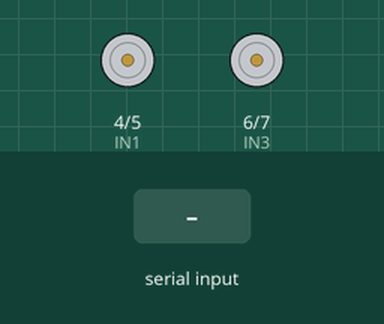
Bench run of a sketch on a simulated Arduino Uno, built with avr-gcc and run on an emulated ATmega328P. Shown: motor-driver pin pairs drawn as motors (green arrow = first pin HIGH = forward, orange = second pin HIGH = backward, longer = more drive). Inputs (shaded band) come from the test bench.

Above: at 1.2 s.
1.3 s: "B" received over the second serial link
At 2.2 s:
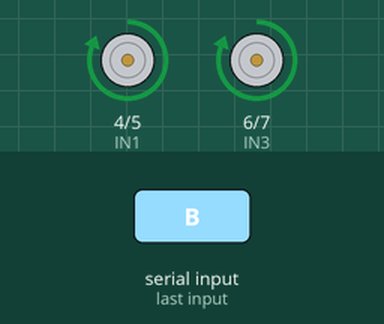
2.8 s: "F" received over the second serial link
At 3.4 s:
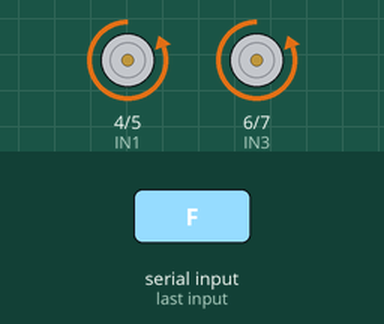
4.3 s: "S" received over the second serial link
At 5.5 s:
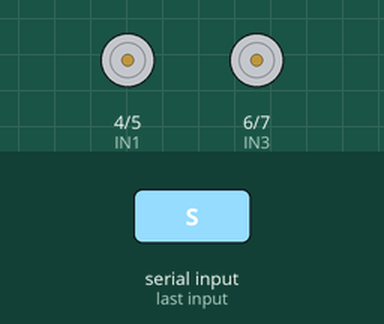
5.8 s: "R" received over the second serial link
At 6.8 s:
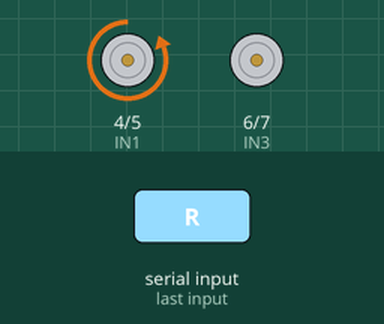
7.3 s: "L" received over the second serial link
At 8.0 s:
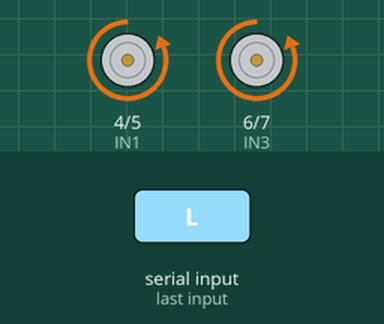
Timing chart, 0 to 9.8 s (numbered marks = the images above; inputs shaded):
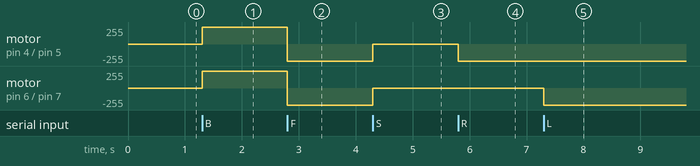

The sketch:

8_-_Bluetooth_Controlled_Car.ino
```cpp
//library

#include <SoftwareSerial.h> //Serial commands

//bluetoothh ports
SoftwareSerial bluetooth(10, 11); //  TX,RX

//ports
int IN1 = 4;
int IN2 = 5;
int IN3 = 6;
int IN4 = 7;

//bluetooth
char readBluetooth;

void setup(){

    // Transmission rate bluetooth module

    bluetooth.begin(9600);

    //Output ports

    //motors
    pinMode(IN1, OUTPUT);
    pinMode(IN2, OUTPUT);
    pinMode(IN3, OUTPUT);
    pinMode(IN4, OUTPUT);

}

void loop(){

  while (bluetooth.available()) {

      readBluetooth = bluetooth.read();

            if(readBluetooth == 'B'){
               back();

            }

            if(readBluetooth == 'F'){
              front();
            }

            if(readBluetooth == 'R'){
               right();
            }

            if(readBluetooth == 'L'){
               left();
            }

            if(readBluetooth == 'S'){
               sstop();
            }
    }

}

      void back(){
              digitalWrite(IN1, HIGH);
              digitalWrite(IN2, LOW);
              digitalWrite(IN3, HIGH);
              digitalWrite(IN4, LOW);
       }

       void front(){
              digitalWrite(IN1, LOW);
              digitalWrite(IN2, HIGH);
              digitalWrite(IN3, LOW);
              digitalWrite(IN4, HIGH);
       }

       void left(){
              digitalWrite(IN3, LOW);
              digitalWrite(IN4, HIGH);
       }

       void right(){
              digitalWrite(IN1, LOW);
              digitalWrite(IN2, HIGH);
       }

       void sstop(){
              digitalWrite(IN1, LOW);
              digitalWrite(IN2, LOW);
              digitalWrite(IN3, LOW);
              digitalWrite(IN4, LOW);
       }
```

Measured:
- after the input at 1.3 s, motor on pin 4 (IN1) / pin 5 (IN2), motor on pin 6 (IN3) / pin 7 (IN4): stopped → forward 255/255 at once
- after the input at 2.8 s, motor on pin 4 (IN1) / pin 5 (IN2), motor on pin 6 (IN3) / pin 7 (IN4): forward 255/255 → backward 255/255 at once
- after the input at 4.3 s, motor on pin 4 (IN1) / pin 5 (IN2), motor on pin 6 (IN3) / pin 7 (IN4): backward 255/255 → stopped at once
- after the input at 5.8 s, motor on pin 4 (IN1) / pin 5 (IN2): stopped → backward 255/255 at once
- after the input at 7.3 s, motor on pin 6 (IN3) / pin 7 (IN4): stopped → backward 255/255 at once
